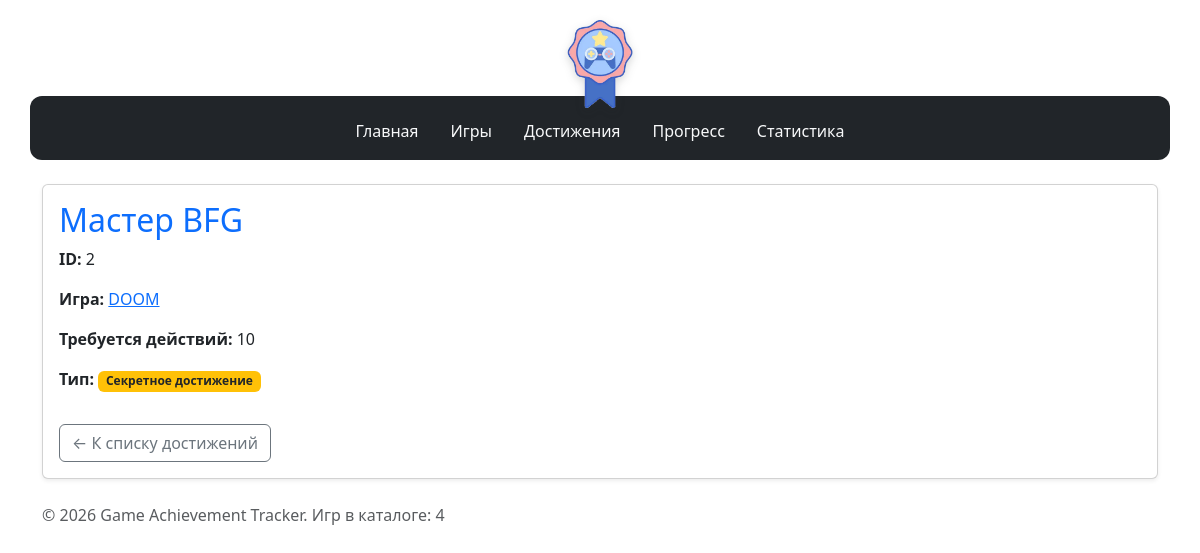
The app's page /achievements/2/ with its own data.
### achievement/models.py (models this page shows, shortened)
class Achievement(models.Model):
    game = models.ForeignKey(
        "games_app.Game",
        verbose_name="игра",
        on_delete=models.CASCADE,
        related_name="achievements",
        db_column="game_id",
    )
    name = models.CharField("название", max_length=200)
    required_actions = models.PositiveIntegerField("нужно действий")
    is_secret = models.BooleanField("секретное", default=False)
    class Meta:
        db_table = "achievements"
        ordering = ["name"]
        verbose_name = "достижение"
        verbose_name_plural = "достижения"

### games_app/models.py (models this page shows, shortened)
class Game(models.Model):
    title = models.CharField("название", max_length=200)
    slug = models.SlugField("адрес", max_length=80, unique=True)
    class Meta:
        db_table = "games"
        ordering = ["title"]
        verbose_name = "игра"
        verbose_name_plural = "игры"

### achievement/views.py (the view)
def achievement_detail(request, achievement_id):
    achievement = (
        Achievement.objects.select_related("game")
        .filter(pk=achievement_id)
        .first()
    )
    status = 200 if achievement is not None else 404
    return render(
        request,
        "achievement/achievement_detail.html",
        {"achievement": achievement},
        status=status,
    )

### homepage/context_processors.py (called while the page is built)
def catalog(request):
    return {"catalog_game_count": Game.objects.count()}

### achievement/templates/achievement/achievement_detail.html (shortened to what this page needs)
{% extends "base.html" %}
{% block content %}
{% if achievement %}
    <div class="card shadow-sm">
        <div class="card-body">
            <h2 class="card-title text-primary">{{ achievement.name|default:"Без названия" }}</h2>
            <p class="card-text"><strong>ID:</strong> {{ achievement.id }}</p>
            <p class="card-text">
                <strong>Игра:</strong>
                <a href="{% url 'games_app:detail' achievement.game.slug %}">
                    {{ achievement.game.title|default:"Без названия" }}
                </a>
            </p>
            <p class="card-text"><strong>Требуется действий:</strong> {{ achievement.required_actions|default:0 }}</p>
            <p class="card-text">
                <strong>Тип:</strong>
                {% if achievement.is_secret %}
                    <span class="badge bg-warning text-dark">Секретное достижение</span>
                {% else %}
                    <span class="badge bg-success">Открытое достижение</span>
                {% endif %}
            </p>
            <a href="{% url 'achievement:list' %}" class="btn btn-outline-secondary mt-3">← К списку достижений</a>
        </div>
    </div>
{% endif %}
{% endblock %}

### homepage/static/homepage/css/style.css (style rules this page uses)
body { min-height: 100vh; }

### records on screen
Achievement: name "Мастер BFG", id "2", game "DOOM", required_actions "10"

### other values on screen
{{ catalog_game_count }} "4"
